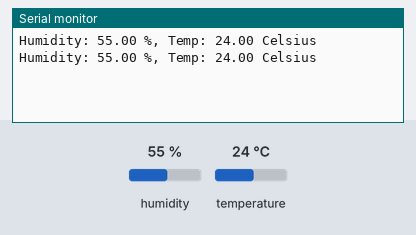
The sketch below on a simulated Arduino Uno, built with avr-gcc and run on an emulated ATmega328P. Shown: the last lines printed to the serial monitor. The test bench sets the inputs (shaded band); at power-on: humidity 55 %, temperature 24 °C.

Above: at 4.8 s.
4.9 s: humidity set to 22 %
At 6.9 s:
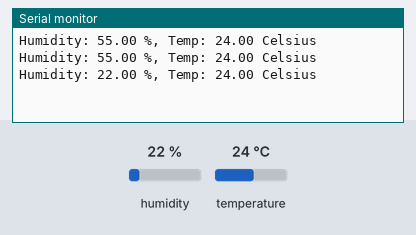
7.9 s: temperature set to 12 °C
At 9.3 s:
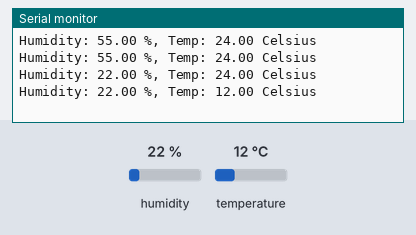
10.9 s: humidity set to 40 %
At 12.9 s:
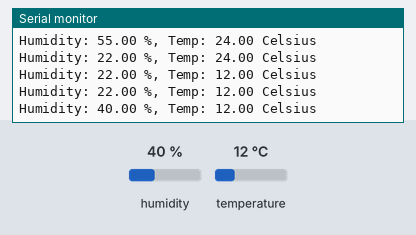
Timing chart, 0 to 14.4 s (numbered marks = the images above; inputs shaded):
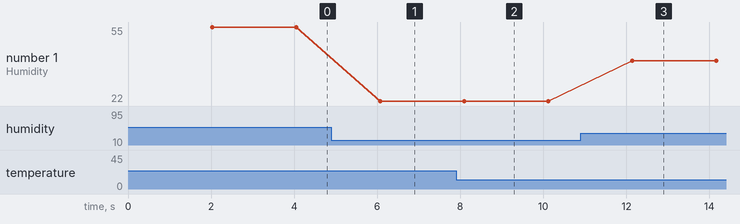

Measured:
- after the input at 4.9 s, the serial monitor: prints a new line after 1.2 s (image 1)
- after the input at 7.9 s, the serial monitor: prints a new line after 0.20 s (image 2)
- after the input at 10.9 s, the serial monitor: prints a new line after 1.2 s (image 3)
- plotted number 1: 55 → 22 after the input at 4.9 s, 22 → 40 after the input at 10.9 s

The sketch:

Temp-Humidity.ino
```cpp
#include "DHT.h";

// Define Constants

#define DHTPIN 7     // DHT-22 Output Pin connection
#define DHTTYPE DHT11   // DHT Type is DHT 22 (AM2302)

// Initialize DHT sensor for normal 16mhz Arduino

DHT dht(DHTPIN, DHTTYPE);


// Define Variables

float hum;  //Stores humidity value
float temp; //Stores temperature value

void setup()
{
  Serial.begin(9600);
  dht.begin();
}

void loop()
{
    delay(2000);  // Delay so sensor can stabalize

    hum = dht.readHumidity();  // Get Humidity value
    temp= dht.readTemperature();  // Get Temperature value

    // Print temperature and humidity values to serial monitor

    Serial.print("Humidity: ");
    Serial.print(dht.readHumidity());
    Serial.print(" %, Temp: ");
    Serial.print(temp);
    Serial.println(" Celsius");

}
```
